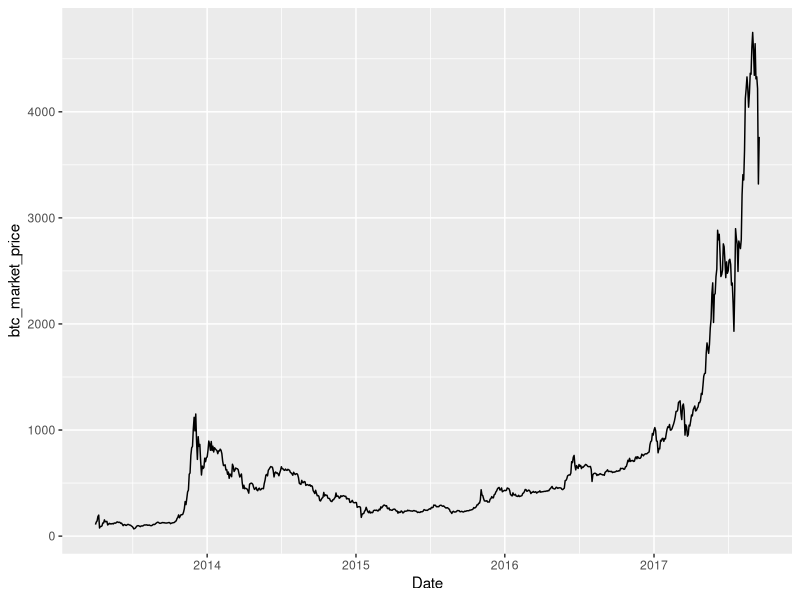
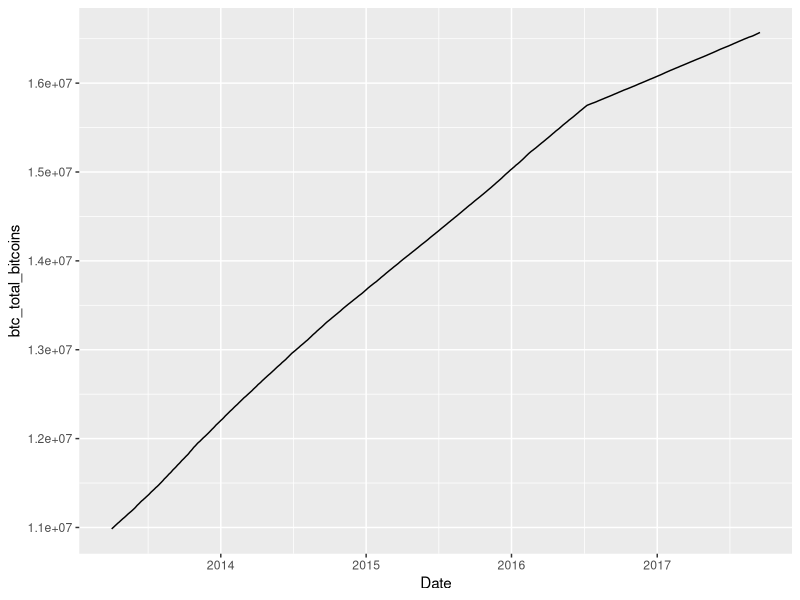
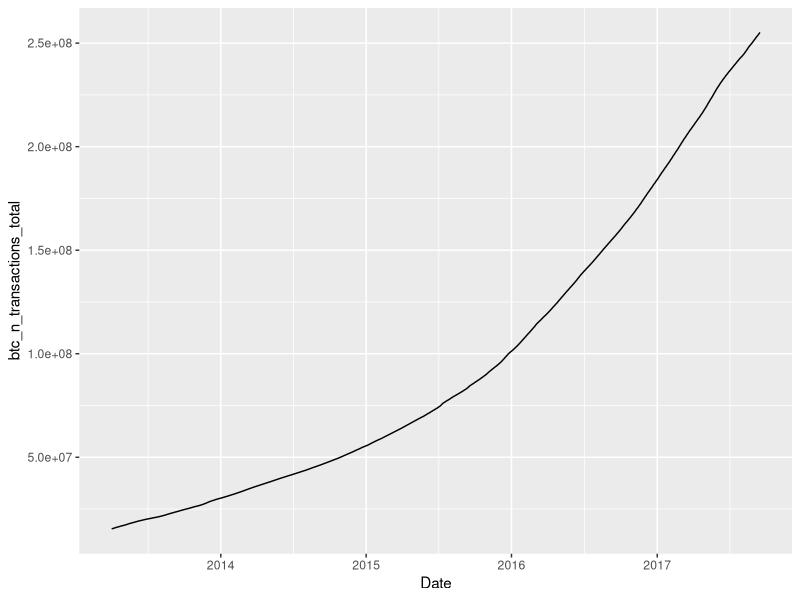
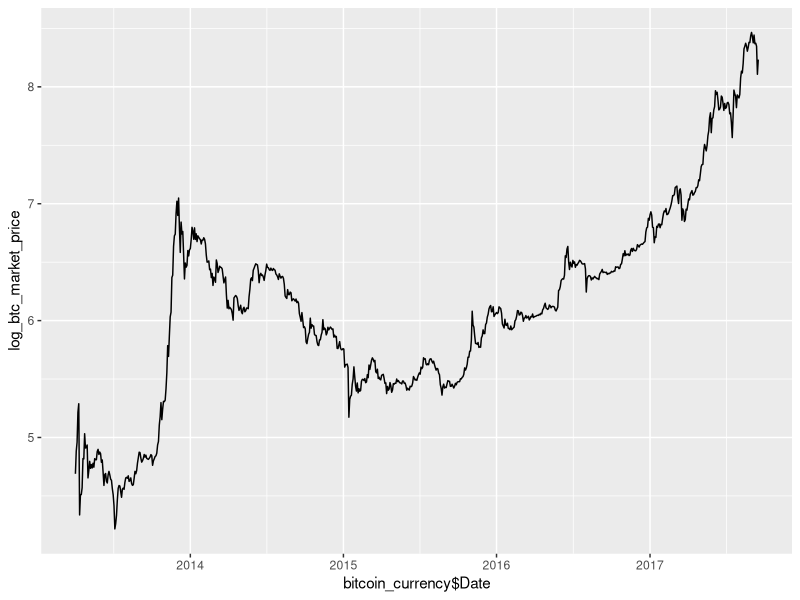
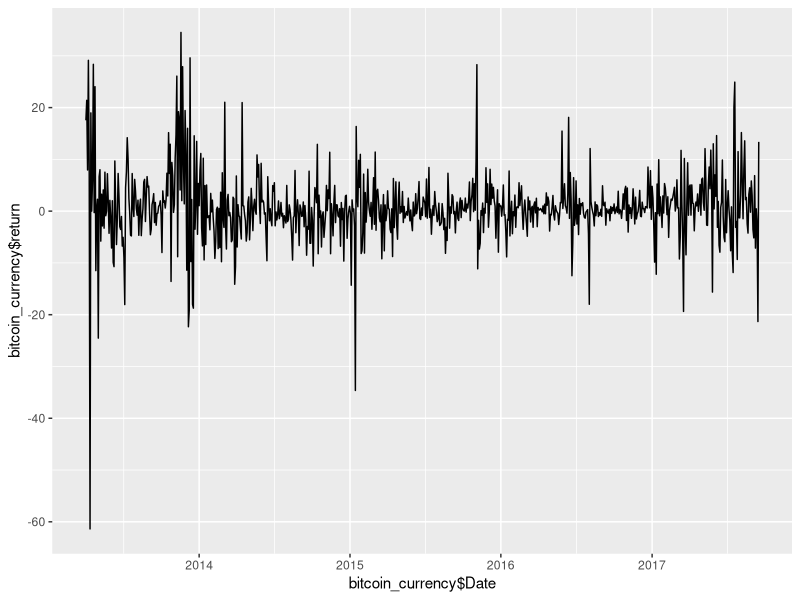
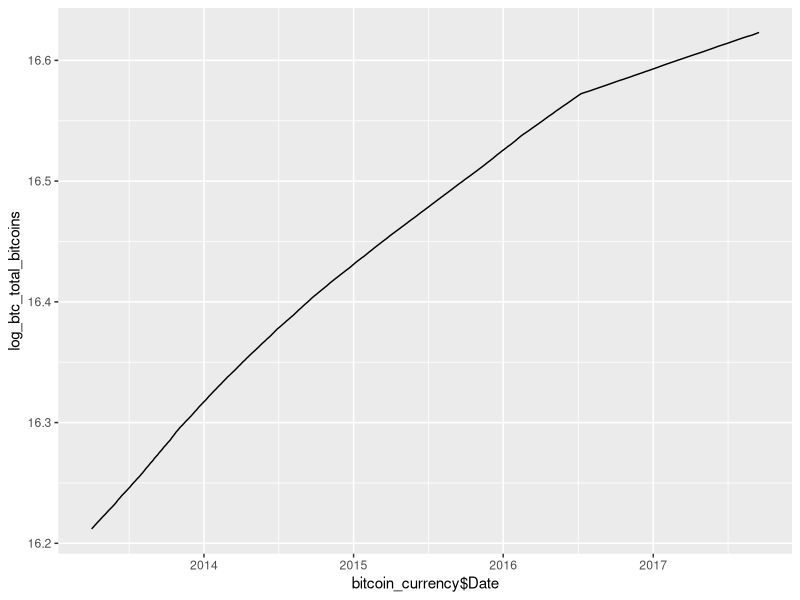
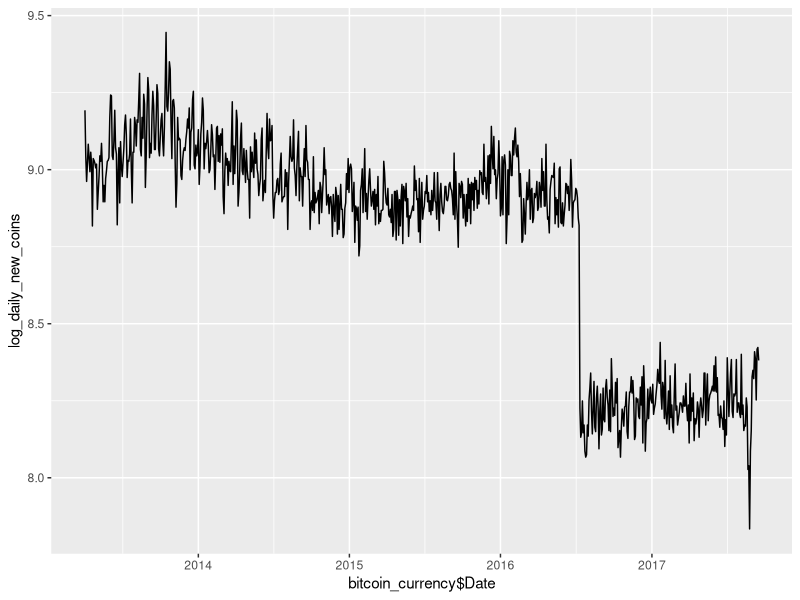
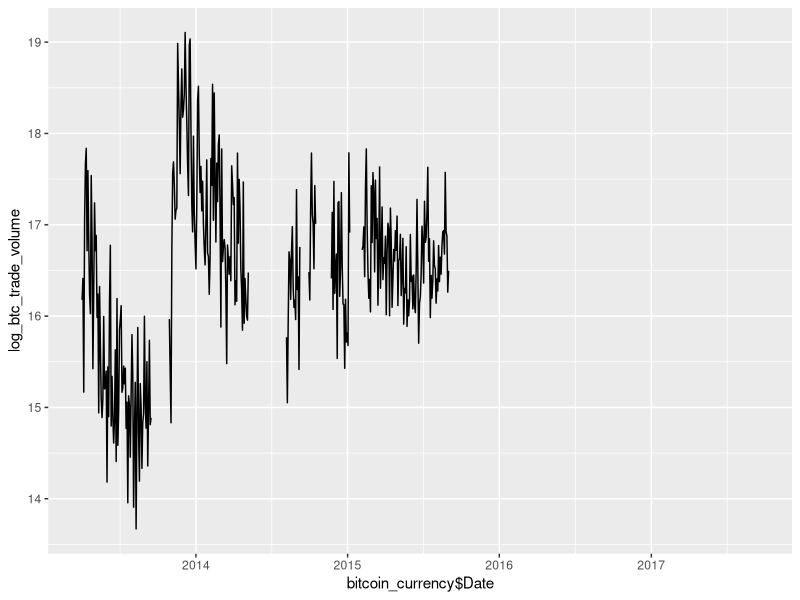

These charts were generated, in order, by the following R code:
#File for currency calculations
#Packages
install.packages("tidyverse")
install.packages("ggthemes")

#libraries
library(ggplot2)
library(dplyr)
library(ggthemes)

#read csv - remember to change wd using setwd()
bitcoin_dataset <- read.csv("bitcoin_dataset.csv")

#change data (imported manually) into tbl
bitcoin <- tbl_df(bitcoin_dataset)

#Covert date string to Date type
bitcoin <- mutate(bitcoin, Date = as.Date(Date,format = '%m/%d/%Y'))
View(bitcoin)

#calculate return on price

bitcoin <- mutate(bitcoin, return=(btc_market_price-lag(btc_market_price))/lag(btc_market_price)*100, daily_new_coins=btc_total_bitcoins-lag(btc_total_bitcoins))

View(bitcoin)

tail(bitcoin$return, n= 50)

#extract all useful columns for currency analysis
bitcoin_currency <- bitcoin %>% 
  select("Date", "btc_market_price", "return", "btc_total_bitcoins", "daily_new_coins", "btc_n_transactions",
         "btc_n_transactions_total", "btc_n_transactions_excluding_popular", "btc_n_transactions_per_block",
         "btc_n_transactions_excluding_chains_longer_than_100", "btc_market_cap", 
         "btc_trade_volume", "btc_median_confirmation_time", "btc_hash_rate", "btc_output_volume",
         "btc_estimated_transaction_volume", "btc_estimated_transaction_volume_usd")%>%
  filter(Date >= "2013-04-02")

View(bitcoin_currency)

#simple plots
ggplot(bitcoin_currency, aes(x = Date, y = btc_market_price)) + geom_line() 
ggplot(bitcoin_currency, aes(x = Date, y = btc_total_bitcoins)) + geom_line() 
ggplot(bitcoin_currency, aes(x = Date, y = btc_n_transactions_total)) + geom_line() 


#convert varibles to logs

log_btc_market_price <- log (bitcoin_currency$btc_market_price)
log_return <- log (bitcoin_currency$return)
log_btc_total_bitcoins <- log (bitcoin_currency$btc_total_bitcoins)
log_daily_new_coins <- log (bitcoin_currency$daily_new_coins)
log_btc_trade_volume <- log (bitcoin_currency$btc_trade_volume)
log_btc_n_transactions <- log (bitcoin_currency$btc_n_transactions)
log_btc_n_transactions_total <- log (bitcoin_currency$btc_n_transactions_total)


#new dataframe with log variables

log_var <- data.frame(bitcoin_currency$Date,log_btc_market_price,bitcoin_currency$return,log_btc_total_bitcoins,log_daily_new_coins,log_btc_trade_volume,log_btc_n_transactions,log_btc_n_transactions_total)


#add dummy variable for new_coins
log_var <- mutate(log_var, dummy = 0)

for (i in 599:nrow(log_var)){
  log_var[i, "dummy"] <- 1 
}

View(log_var)

#Plots of log variables
ggplot(log_var, aes(x = bitcoin_currency$Date, y = log_btc_market_price)) + geom_line() 
ggplot(log_var, aes(x = bitcoin_currency$Date, y = bitcoin_currency$return)) + geom_line() 
ggplot(log_var, aes(x = bitcoin_currency$Date, y = log_btc_total_bitcoins)) + geom_line() 
ggplot(log_var, aes(x = bitcoin_currency$Date, y = log_daily_new_coins)) + geom_line() 
ggplot(log_var, aes(x = bitcoin_currency$Date, y = log_btc_trade_volume)) + geom_line() 
ggplot(log_var, aes(x = bitcoin_currency$Date, y = log_btc_n_transactions)) + geom_line() 
ggplot(log_var, aes(x = bitcoin_currency$Date, y = log_btc_n_transactions_total)) + geom_line() 

#multiple regression
reg_1 <- lm(log_btc_market_price ~ log_btc_n_transactions_total + log_btc_total_bitcoins, data=log_var)
summary(reg_1)

reg_1.res <- residuals(reg_1)
reg_1.predict <- predict(reg_1)

reg_1.res
reg_1.predict
log_btc_market_price

comparison <- data.frame(bitcoin_currency$Date,log_btc_market_price,reg_1.predict,reg_1.res)

head(comparison,n=10)

ggplot(comparison, aes(x=comparison$bitcoin_currency.Date,y=log_btc_market_price))+geom_point() + geom_point(aes(y = reg_1.predict, color=reg_1.predict), shape = 1)


reg_2 <- lm(log_btc_market_price ~ log_btc_n_transactions_total + log_btc_total_bitcoins + dummy, data=log_var)
summary(reg_2)

reg_3 <- lm(log_btc_market_price ~ log_btc_n_transactions + log_daily_new_coins, data=log_var)
summary(reg_3)

reg_4 <- lm(log_btc_market_price ~ log_btc_n_transactions + log_daily_new_coins + dummy, data=log_var)
summary(reg_4)

#Explanation: btc_market_price = 9.246e+01 + (-1.902e-05) * btc_total_bitcoins + 8.751e-06  * btc_n_transactions_total